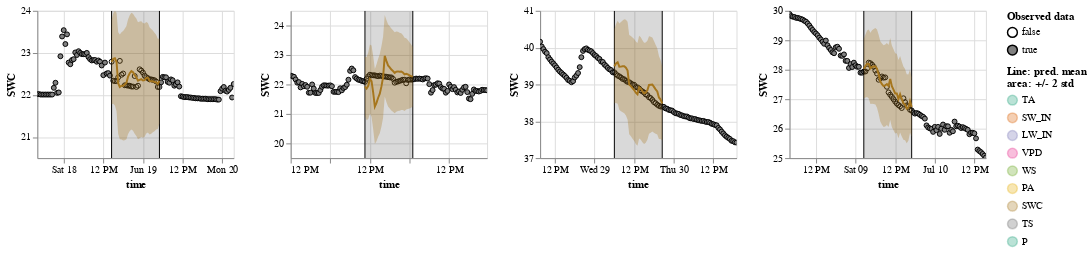

The code cell stored with this chart in its notebook:
### Code cell
show_results(learn_Aa, hide_no_gap=True, items=items_SWC_30)
